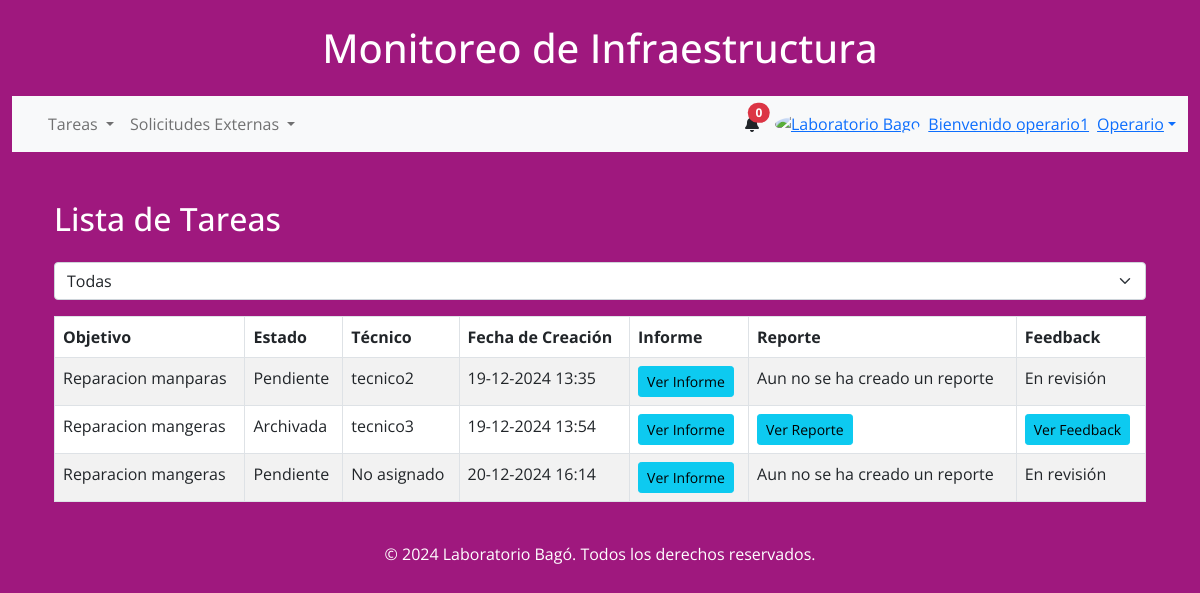
/internos/listar_tareas (signed in), run on the app's committed database.
### internal_workers/models.py (models this page shows, shortened)
class Tarea(models.Model):
    informe = models.ForeignKey(Informe, on_delete=models.CASCADE)
    objetivo = models.TextField(null=True, blank=True)
    estado = models.ForeignKey(Estado, on_delete=models.SET_NULL, null=True, blank=True)
    asignado_a = models.ForeignKey(User, on_delete=models.SET_NULL, null=True, blank=True, related_name="tareas")
    creado_en = models.DateTimeField(auto_now_add=True)

class Estado(models.Model):
    nombre = models.CharField(max_length=50, unique=True)
    def __str__(self):
        return self.nombre

### internal_workers/views.py (the view)
# urls.py: path('listar_tareas', listar_tareas, name='listar_tareas'),
@login_required
def listar_tareas(request):
    estado_selec = request.GET.get('estado', 'todos')
    estados_validos = ['Pendiente', 'En Curso', 'Completada', 'Rechazada', 'Archivada']
    user_roles = request.user.groups.values_list('name', flat=True)
    is_superuser = request.user.is_superuser
    tareas = Tarea.objects.all()
    if not is_superuser:
        if 'Técnico' in user_roles:
            tareas = tareas.filter(asignado_a=request.user)
        elif 'Supervisor' in user_roles or 'Operario' in user_roles:
            tareas = tareas.filter(informe__usuario=request.user)
    if estado_selec != 'todos' and estado_selec in estados_validos:
        tareas = tareas.filter(estado__nombre=estado_selec)
    return render(request, "app/dashboard/listar_tareas.html", {
        'tareas': tareas,
        'estado_selec': estado_selec,
        'es_superusuario': is_superuser,
        'es_tecnico': 'Técnico' in user_roles,
        'es_supervisor': 'Supervisor' in user_roles,
        'es_operario': 'Operario' in user_roles,
    })

### app/context_processors.py (called while the page is built)
def user_groups(request):
    if request.user.is_authenticated:
        username = request.user.username
        grupos = request.user.groups.values_list('name', flat=True)
    else:
        username = None
        grupos = []
    return {
        'username': username,
        'grupos': grupos,
    }

def notificaciones(request):
    if request.user.is_authenticated:
        notificaciones = Notificacion.objects.filter(usuario=request.user, leido=False).order_by('-creado_en')[:3]
    else:
        notificaciones = []
    return {'notificaciones': notificaciones}

### app/templates/app/dashboard/listar_tareas.html (shortened to what this page needs)
{% extends '../base.html' %}
{% block content %}
<div class="container mt-5 text-white">
    <h2 class="mb-4">Lista de Tareas</h2>
    <form method="get" action="{% url 'listar_tareas' %}">
        <div class="input-group mb-3">
            <select name="estado" id="estadoSelect" class="form-select" onchange="this.form.submit()">
                <option value="todos" {% if estado_selec == 'todos' %}selected{% endif %}>Todas</option>
            </select>
        </div>
    </form>
    <div class="table-responsive">
        <table class="table table-bordered table-striped bg-white">
            <thead>
                <tr>
                    <th>Objetivo</th>
                    <th>Estado</th>
                    <th class="d-none d-sm-table-cell">Técnico</th>
                    <th>Fecha de Creación</th>
                    <th>Informe</th>
                    <th>Reporte</th>
                    <th>Feedback</th>
                </tr>
            </thead>
            <tbody>
                {% for tarea in tareas %}
                    <tr>
                        <td>{{ tarea.objetivo }}</td>
                        <td>{{ tarea.estado }}</td>
                        <td class="d-none d-sm-table-cell">
                            {% if tarea.asignado_a %}
                                {{ tarea.asignado_a.username }}
                            {% else %}
                                No asignado
                            {% endif %}
                        </td>
                        <td>{{ tarea.creado_en|date:"d-m-Y H:i" }}</td>
                        <td>
                            {% if tarea.informe %}
                                <a href="{% url 'detalle_informe' tarea.informe.id %}" class="btn btn-info btn-sm">Ver Informe</a>
                            {% else %}
                                Sin Informe
                            {% endif %}
                        </td>
                        <td>
                            {% if es_superusuario or es_operario or es_supervisor %}
                                {% if tarea.reporte_tarea %}
                                    <a href="{% url 'detalle_reporte' tarea.reporte_tarea.id %}" class="btn btn-info btn-sm">Ver Reporte</a>
                                {% else %}
                                    Aun no se ha creado un reporte
                                {% endif %}
                            {% elif es_tecnico %}
                                {% if tarea.reporte_tarea %}
                                    <a href="{% url 'detalle_reporte' tarea.reporte_tarea.id %}" class="btn btn-info btn-sm">Ver Reporte</a>
                                {% else %}
                                    <a href="{% url 'reporte' %}?tarea_id={{ tarea.id }}" class="btn btn-info btn-sm">Crear Reporte</a>
                                {% endif %}
                            {% else %}
                                Sin Reporte
                            {% endif %}
                        </td>
                        <td>
                            {% if es_superusuario %}
                                {% if tarea.feedbacktarea %}
                                    <a href="{% url 'detalle_feedback' tarea.feedbacktarea.id %}" class="btn btn-info btn-sm">Ver Feedback</a>
                                {% else %}
                                    No hay Feedback creado
                                {% endif %}
                            {% elif es_tecnico %}
                                {% if tarea.feedbacktarea %}
                                    <a href="{% url 'detalle_feedback' tarea.feedbacktarea.id %}" class="btn btn-info btn-sm">Ver Feedback</a>
                                {% else %}
                                    En revisión
                                {% endif %}
                            {% elif es_operario or es_supervisor %}
                                {% if tarea.reporte_tarea %}
                                    {% if tarea.feedbacktarea %}
                                        <a href="{% url 'detalle_feedback' tarea.feedbacktarea.id %}" class="btn btn-info btn-sm">Ver Feedback</a>
                                    {% else %}
                                        <a href="{% url 'feedback' tarea.id %}" class="btn btn-info">Crear Feedback</a>
                                    {% endif %}
                                {% else %}
                                    En revisión
                                {% endif %}
                            {% endif %}
                        </td>
                    </tr>
                {% empty %}
                    <tr>
                        <td colspan="7" class="text-center">No hay tareas disponibles.</td>
                    </tr>
                {% endfor %}
            </tbody>
        </table>
    </div>
</div>
{% endblock %}

### app/templates/app/base.html (shortened to what this page needs)
{% load static %}
<!DOCTYPE html>
<html lang="es">
    <head>
        <link
          href="https://cdnjs.cloudflare.com/ajax/libs/font-awesome/6.0.0/css/all.min.css"
          rel="stylesheet"
        />
        <link href="https://cdn.jsdelivr.net/npm/bootstrap@5.0.2/dist/css/bootstrap.min.css" rel="stylesheet">
        <link
          href="{% static 'css/style.css' %}"
          rel="stylesheet"
        />
    </head>
<body class="Body-base" style="font-family: 'Open Sans', sans-serif;">
    <div class="container-fluid">
    <header class="text-center my-4">
        <h1>Monitoreo de Infraestructura</h1>
    </header>
    <nav class="navbar navbar-expand-lg navbar-light bg-light">
        <div class="container-fluid">
            {% if user.is_authenticated %}
            <div class="collapse navbar-collapse" id="navbarSupportedContent">
                <ul class="navbar-nav me-auto mb-2 mb-lg-0">
                    <li class="nav-item dropdown">
                        <a class="nav-link dropdown-toggle" href="#" id="tareasDropdown" role="button"
                           data-bs-toggle="dropdown" aria-expanded="false">
                            Tareas
                        </a>
                    </li>
                    <li class="nav-item dropdown">
                        <a class="nav-link dropdown-toggle" href="#" id="solicitudesDropdown" role="button"
                           data-bs-toggle="dropdown" aria-expanded="false">
                            Solicitudes Externas
                        </a>
                    </li>
                </ul>
            </div>
            <div class="d-flex align-items-center">
                <div class="dropdown">
                    <a
                        class="text-reset me-3 position-relative"
                        id="navbarDropdownMenuLink"
                        role="button"
                        data-bs-toggle="dropdown"
                        aria-expanded="false"
                        aria-label="Notifications"
                    >
                        <i class="fas fa-bell" aria-hidden="true"></i>
                        <span class="position-absolute top-0 start-100 translate-middle badge rounded-pill bg-danger">
                            {{ notificaciones|length }}
                        </span>
                    </a>
                </div>
            </div>
                <div class="dropdown">
                    <a
                        class="dropdown-toggle d-flex align-items-center"
                        href="#"
                        id="navbarDropdownMenuAvatar"
                        role="button"
                        data-bs-toggle="dropdown"
                        aria-expanded="false"
                    >
                        <img
                            src="https://bagochile.cl/wp-content/uploads/2023/05/cropped-SIMBOLO-LOGO-BAGO-OFF.jpg"
                            class="rounded-circle"
                            height="25"
                            alt="Laboratorio Bago"
                            loading="lazy"
                        />
                        {% if username %}
                        <span class="ms-2">Bienvenido {{ username }}</span>
                        {% if user.is_superuser %}
                            <span class="ms-2">Admin</span>
                        {% else %}
                            {% if grupos %}
                                {% for grupo in grupos %}
                                    <span class="ms-2">{{ grupo }}</span>
                                {% endfor %}
                            {% else %}
                                <span class="ms-2">Sin grupo</span>
                            {% endif %}
                        {% endif %}
                    {% endif %}
                    </a>
                </div>
                {% else %}
                <div>
                    <a href="{% url 'login' %}" class="btn btn-outline btn-rounded">Login</a>
                    <a href="{% url 'registro' %}" class="btn btn-outline btn-rounded">Registrarse</a>
                </div>
                {% endif %}
            </div>
        </div>
    <div class="container my-4">
        {% block content %}{% endblock content %}
    </div>
    <footer class="text-center mt-4">
        <p>&copy; 2024 Laboratorio Bagó. Todos los derechos reservados.</p>
    </footer>
{% load sweetify %}
</body>
</html>

### app/static/css/style.css (style rules this page uses)
.Body-base { background-color: #9f187e; }
header { color: white !important; }
footer { color: white !important; }

### data on the page
Tarea: objetivo "Reparacion manparas", estado "Pendiente", asignado_a.username "tecnico2", creado_en "19-12-2024 13:35", shows "Ver Informe", shows "Aun no se ha creado un reporte", shows "En revisión"
Tarea: objetivo "Reparacion mangeras", estado "Archivada", asignado_a.username "tecnico3", creado_en "19-12-2024 13:54", shows "Ver Informe", shows "Ver Reporte", shows "Ver Feedback"
Tarea: objetivo "Reparacion mangeras", estado "Pendiente", shows "No asignado", creado_en "20-12-2024 16:14", shows "Ver Informe", shows "Aun no se ha creado un reporte", shows "En revisión"

### other printed values
{{ notificaciones|length }} "0"
{{ username }} "operario1"
{{ grupo }} "Operario"
